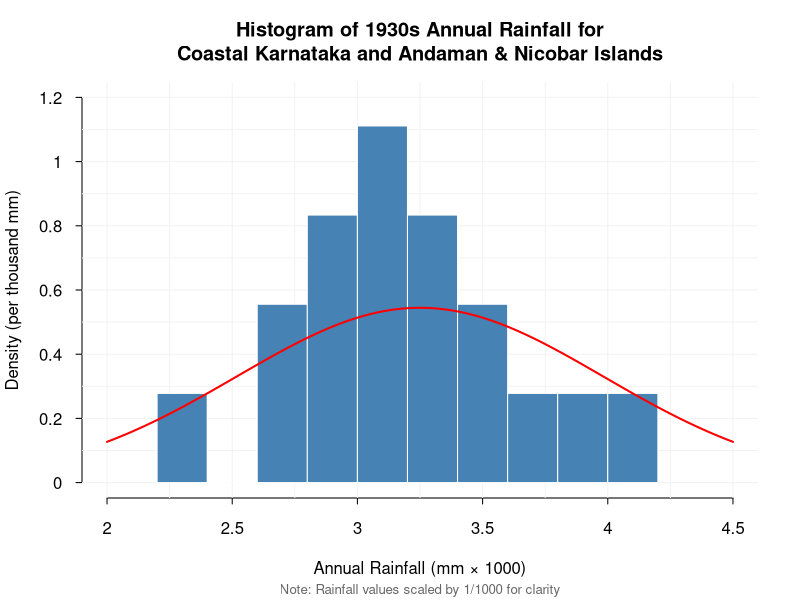

Write the R code that produced this figure. (Note: this script raises an error after producing the figure.)
#Install and load library readr & tidyverse
library(readr)
library(tidyverse)

# Import the Dataset
rainfall_india <- read_csv("rainfall_india.csv")
View(rainfall_india)

print(colnames(rainfall_india))

# printing first 5 rows
print(head(rainfall_india, 5))

#Creating Decades using the years
rainfall_india$Decade <- (rainfall_india$YEAR %/% 10) * 10

#Removes NA values from dataset
rainfall_india <- na.omit(rainfall_india)

#Rename column from SUBDIVISION to REGION
colnames (rainfall_india)[1] <- "REGION"

#Calculate mean annual rainfall per region per decade
mean_annual_rainfall_per_region_per_decade <- rainfall_india %>% group_by(REGION, Decade) %>% summarize( MeanAnnualRainfall = mean(ANNUAL, na.rm = TRUE), .groups = "drop" )

#Sort table in descending order of mean annual rainfall
sorted_meanAnnualRainfall_table <- mean_annual_rainfall_per_region_per_decade %>%
  arrange(desc(MeanAnnualRainfall))

#View sorted table (to see decades in descending order of mean annual rainfall)
View(sorted_meanAnnualRainfall_table)

#Create a 1930s table (decade with the second highest mean annual rainfall)
decade_1930_table <- mean_annual_rainfall_per_region_per_decade %>%  filter(Decade == 1930)

sorted_decade_1930_table <- decade_1930_table %>% arrange(desc(MeanAnnualRainfall))

view(sorted_decade_1930_table) 

#Obtain the max and min annual rainfall regions for the 1930 decade
decade_1930_table$REGION[which.max(decade_1930_table$MeanAnnualRainfall)]

decade_1930_table$REGION[which.min(decade_1930_table$MeanAnnualRainfall)]

#Filter rainfall dataset to return data for the selected 2 regions (Coastal Karnataka and Andaman & Nicobar Islands) in 1930s
two_regions <- rainfall_india %>%
  filter(REGION %in% c("COASTAL KARNATAKA", "ANDAMAN & NICOBAR ISLANDS"), YEAR >= 1930,
         YEAR <= 1939)

#Extract the annual values for each group (For statistical testing)
coastal_karnataka <- two_regions %>% 
  filter(REGION == "COASTAL KARNATAKA") %>% 
  pull(ANNUAL)

andaman_nicobar_islands <- two_regions %>% 
  filter(REGION == "ANDAMAN & NICOBAR ISLANDS") %>% 
  pull(ANNUAL)

#Perform basic statistical analysis for both regions
ck <- coastal_karnataka
an <- andaman_nicobar_islands

summary(ck)
summary(an)

#Plot histogram of both regions (to determine type of test) & Scale the data by dividing by 1000
x <- two_regions$ANNUAL / 1000

hist(x,
     breaks = 10,
     xlab = "Annual Rainfall (mm × 1000)",
     ylab = "Density (per thousand mm)",  # More descriptive
     main = "Histogram of 1930s Annual Rainfall for\nCoastal Karnataka and Andaman & Nicobar Islands",
     col = "steelblue",
     border = "white",
     freq = FALSE,
     las = 1,
     xlim = c(2, 4.5),
     ylim = c(0, 1.2),
     axes = FALSE)

# Custom x-axis with better spacing
axis(side = 1, 
     at = seq(2, 4.5, by = 0.5),
     labels = seq(2, 4.5, by = 0.5),
     tcl = -0.3)

# Custom y-axis
axis(side = 2, 
     at = seq(0, 1.2, by = 0.2),
     labels = seq(0, 1.2, by = 0.2),
     las = 1,
     tcl = -0.3)

# Add minor gridlines
abline(v = seq(2, 4.5, by = 0.25), col = "gray95", lty = 1)
abline(h = seq(0, 1.2, by = 0.1), col = "gray95", lty = 1)

# Re-plot histogram on top of grid
hist(x,
     breaks = 10,
     col = "steelblue",
     border = "white",
     freq = FALSE,
     add = TRUE)

# Add a text annotation explaining the scaling
mtext("Note: Rainfall values scaled by 1/1000 for clarity", 
      side = 1, 
      line = 4, 
      cex = 0.8, 
      col = "gray40")

#Add normal curve overlay to histogram
curve(dnorm(x, mean = mean(x, na.rm = TRUE), sd = sd(x, na.rm = TRUE)),
      add = TRUE,
      col = "red",
      lwd = 2)


# Histogram for Coastal Karnataka only (1930s)
ck <- coastal_karnataka   # just to make the code shorter

hist(ap,
     breaks = 10,
     main = "Histogram of Annual Rainfall \n - Coastal Karnataka (1930s)",
     xlab = "Annual Rainfall (mm)",
     ylab = "Density",
     col = "orange",
     freq = FALSE,
     xlim = c(3000, 6500)
     )

# Add a normal distribution curve for CK only
curve(dnorm(x, mean = mean(ck , na.rm = TRUE), sd = sd(ap, na.rm = TRUE)),
      add = TRUE,
      col = "red",
      lwd = 2)


hist(west_rajasthan, 
     main = "Histogram of Annual Rainfall \n - West Rajasthan (1930s)",
     breaks = 10, 
     freq = FALSE, 
     col = "steelblue",
     xlab = "Annual Rainfall (mm)",
     ylab = "Density",
     xlim = c(100, 500)
     )

# Add a normal distribution curve for WR only
curve(
  dnorm(x,
        mean = mean(west_rajasthan, na.rm = TRUE),
        sd   = sd(west_rajasthan, na.rm = TRUE)),
  add = TRUE,
  col = "red",
  lwd = 2
)


#Run independent t-test
t.test(ck, an, paired = FALSE)

# Boxplot comparing the two regions 
boxplot(ANNUAL ~ REGION,
        data = two_regions,
        main = "Boxplot of Annual Rainfall (1930s)\nArunachal Pradesh vs West Rajasthan",
        xlab = "Region",
        ylab = "Annual Rainfall (mm)",
        col = c("skyblue", "lightgreen"))

axis(side = 2, at = seq(0, 6000, by = 500))
